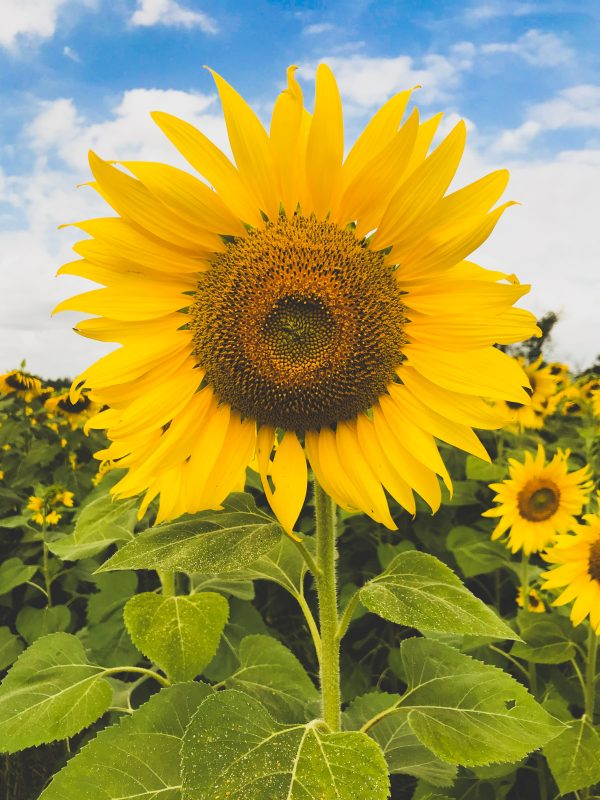
%> input picture uts/bunga.jpg, 600 x 800 px
$ octave uts2.m   (GNU Octave 9; MATLAB toolbox functions it lacks are replaced by stand-ins)
%> lines starting %> are read from the running program, lines starting %| are printed output that depends on the picture; in (x1, y1, x2, y2) boxes, pixels count from 0 and x2, y2 are one past the last pixel; in counts of white or black regions, pixels touching at a corner belong together; the program's own positions count from 1
pkg load image  % pastikan ini aktif

% Baca gambar grayscale
img = imread('bunga.jpg');
%> img is the input picture: size 800x600x3 uint8; mean R, G, B 162.2, 152.6, 72.4
if size(img,3) == 3
  img = rgb2gray(img);  % jika masih RGB, ubah ke grayscale
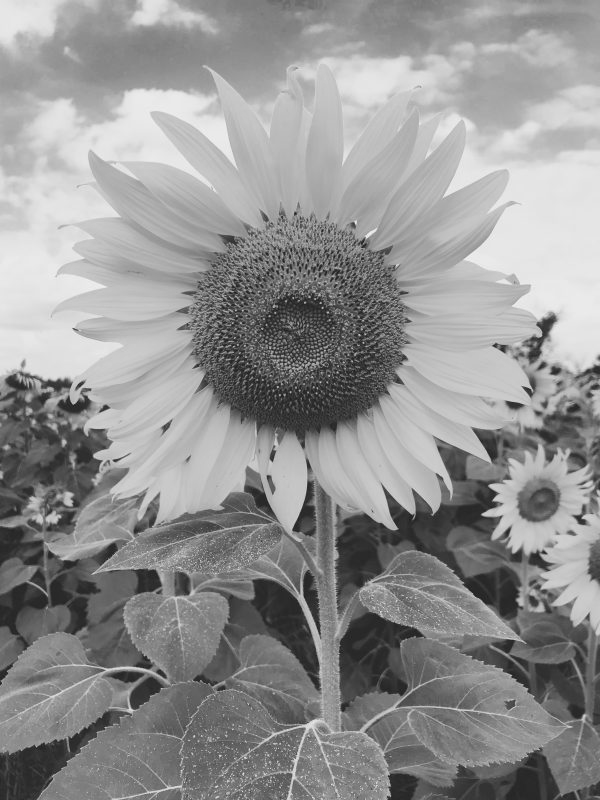
%> img: size 800x600 uint8; min 24, max 245, mean 146.3
end

% Fungsi kuantisasi ke N level
function out = kuantisasi(img, level)
%> called with level = 2
  step = 256 / level;
  out = floor(double(img) / step) * step;
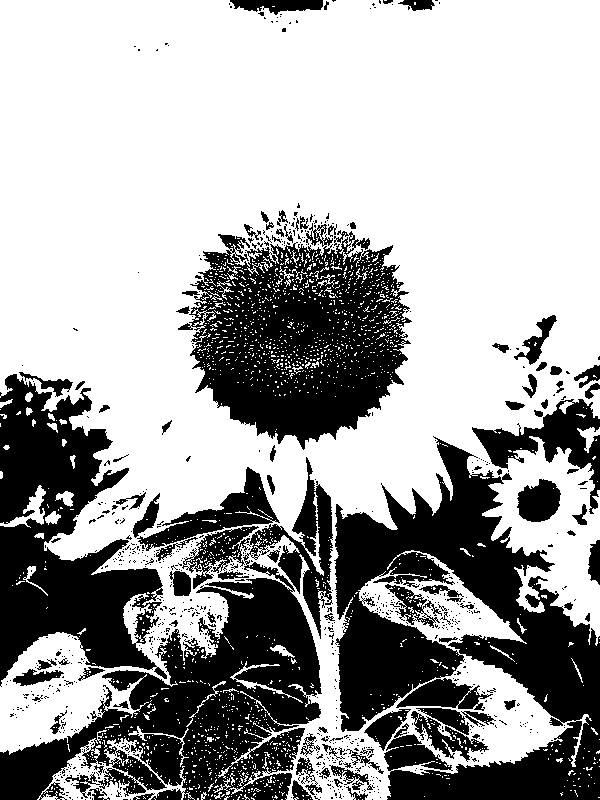
%> out: size 800x600 double; values 0 (black) and 128 (white), 64.4% white; 825 black regions (726 under 20 px), largest, box (x1, y1, x2, y2) and area: (334, 436, 600, 800) 45975, (0, 457, 333, 800) 38639, (178, 230, 412, 450) 31003
  out = uint8(out);
end

% Kuantisasi ke 2, 4, dan 8 tingkat keabuan
img_2 = kuantisasi(img, 2);
img_4 = kuantisasi(img, 4);
%> call 2 of kuantisasi, with level = 4
%> in kuantisasi (call 2), `out = floor(double(img) / step) * step;`:
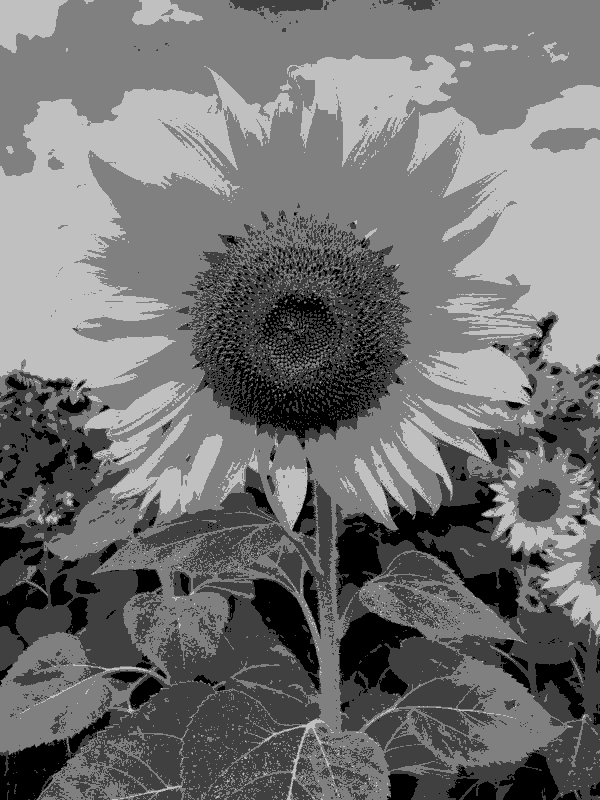
%> out: size 800x600 double; min 0, max 192, mean 113.4
img_8 = kuantisasi(img, 8);
%> call 3 of kuantisasi, with level = 8
%> in kuantisasi (call 3), `out = floor(double(img) / step) * step;`:
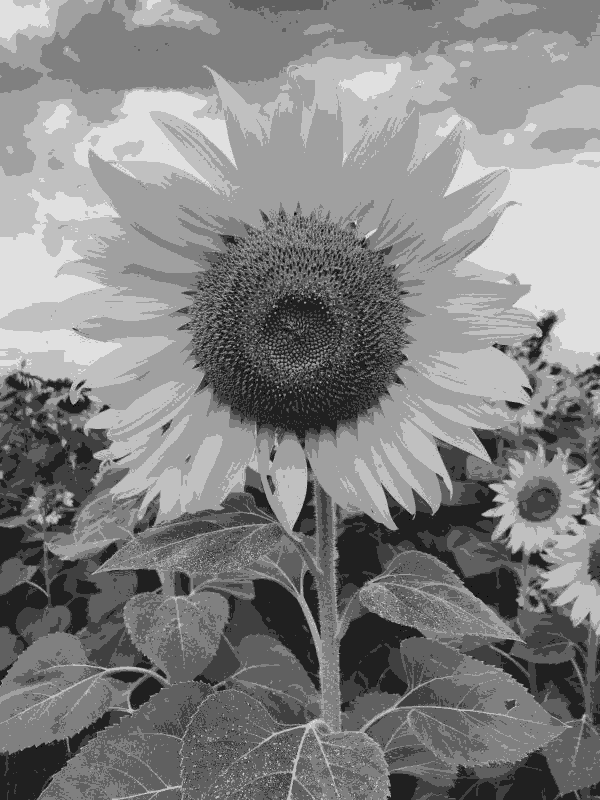
%> out: size 800x600 double; min 0, max 224, mean 131.5

% Tampilkan hasilnya
figure('Name', 'Kuantisasi Grayscale');
subplot(2,2,1), imshow(img), title('Asli (256 level)');
subplot(2,2,2), imshow(img_2), title('Kuantisasi 2 Level');
subplot(2,2,3), imshow(img_4), title('Kuantisasi 4 Level');
subplot(2,2,4), imshow(img_8, []), title('Kuantisasi 8 Level');
